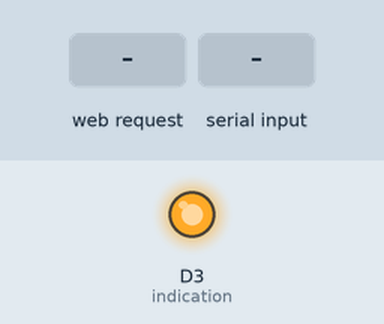
Simulated run of this sketch. Board: ESP8266 (NodeMCU). Shown: output pins drawn as LEDs (lit = HIGH). The inputs (shaded band) are chosen by the test bench. WiFi joins after 1.5 s; servers stay silent unless stated; no radio packets arrive unless stated; what the sketch prints to the serial monitor is not drawn.

Above: at 1.6 s.
At 3.9 s:
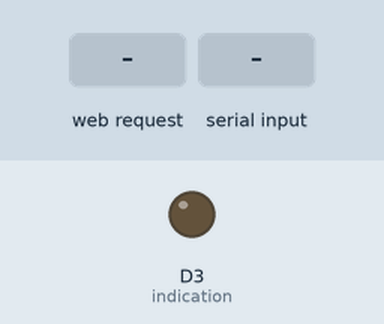
4.0 s: HTTP request GET /EMERGENCY received
5.5 s: "/EMERGENCY\n" received over the second serial link
Timing chart, 0 to 8.5 s (numbered marks = the images above; inputs shaded):
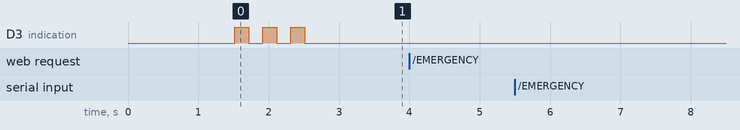

The sketch:

RFID_Part.ino
```cpp
#include <ESP8266WiFi.h>
#include<SPI.h>
#include<nRF24L01.h>
#include<RF24.h>
#include<SoftwareSerial.h>
#include<String.h>
const char* ssid = "*******";
const char* password = "********";
WiFiServer server(80);
int ambulance1 = 2;
int val = 0;
int i;
int ble;
int indication = D3;
RF24 radio(D4,D8);
String amb = {"***********"};
unsigned char ADDRESS0[5] = {0xb1, 0x43, 0x88, 0x99, 0x45};
SoftwareSerial ss(D1,D2);

void setup()
{

  ESP.wdtDisable();
  Serial.begin(115200);   //initialise Serial
  delay(10);
  ss.begin(9600);        //initialise UART
  pinMode(indication,OUTPUT);


  /*_________Wifi Network__________*/

  Serial.println();
  Serial.println();
  Serial.print("Connecting to : \t");
  Serial.println(ssid);
  WiFi.begin(ssid, password);
  while (WiFi.status() != WL_CONNECTED)
  {
   delay(500);
   Serial.print(".");
  }
  Serial.println("");
  Serial.println("WiFi connected");
  server.begin();
  Serial.println("Server started");
  Serial.print("Use this URL to connect: ");
  Serial.print("http://");
  Serial.print(WiFi.localIP());
  Serial.println("/");
  digitalWrite(indication,LOW);
  for(i=0;i<=2;i++)
  {
  digitalWrite(indication,HIGH);
  delay(200);
  digitalWrite(indication,LOW);
  delay(200);
  }
  /*______________________________________*/


/*__________NRF Interfacing______________*/

  radio.begin();
  radio.setRetries(15,15);
  radio.setDataRate(RF24_250KBPS);
  radio.setPALevel(RF24_PA_MAX);
  radio.openWritingPipe(ADDRESS0);
  radio.openReadingPipe(0,ADDRESS0);
  radio.stopListening();

/*_______________________________________*/


}

void loop()
{


          WiFiClient client = server.available();

          if (!client)
          {
            ESP.wdtFeed();
            return;
          }

          Serial.println("Waiting for new data");

          while(!client.available())
          {
            ESP.wdtFeed();
            delay(1);
          }
          String request = client.readStringUntil('\r');
          Serial.println(request);
          client.flush();
          int value = LOW;

          if(request.indexOf("/EMERGENCY")!= -1)
          {
            ble=7;

            value = HIGH;
           }

          if (request.indexOf("/NON_EMERGENCY") != -1)
          {
            value = LOW;
          }

/*_________________________WEBPAGE________________________*/

         client.println("HTTP/1.1 200 OK");
         client.println("Content-Type: text/html");
         client.println("");
         client.println("<!DOCTYPE HTML>");
         client.println("<html>");
         client.println("<head>");
         client.println("<script>");
         client.println("function startTime() ");
         client.println("{");
         client.println ("var today = new Date();");
         client.println("var h = today.getHours();");
         client.println("var m = today.getMinutes();");
         client.println("var s = today.getSeconds();");
         client.println("m = checkTime(m);");
         client.println("s = checkTime(s);");
         client.println("document.getElementById('txt').innerHTML = h + ':' + m + ':' + s;");
         client.println("var t = setTimeout(startTime, 500);");
         client.println("}");
         client.println("function checkTime(i)");
         client.println("{");
         client.println("if (i < 10) {i = '0' + i};");
         client.println("return i;");
         client.println("}");
         client.println("</script>");
         client.println("</head>");
         client.println("<body style='background-color:powderblue;' onload='startTime()'>");
         client.print("<h1 style=text-align:center;><font size = 12 color = black>AMBULANCE SYSTEM</style></font></h1>");
         client.println("<br><br>");
         client.println("<a href=\"/EMERGENCY\"\"><button style='float:left'><font size = 8 color = red>EMERGENCY</style></font></p></button></a>");
         client.println("<a href=\"/NON_EMERGENCY\"\"><button style='float:right'><font size = 9 color = green>NON_EMERGENCY</style></font></button></a>");
         client.println("<br><br><br><br><br><br><br><br><br><br><br><br><br><br><br>");
         client.println("<details>");
         client.println("<summary>Developed by :</summary>");
         client.println("<p> Sukant Dhamija</p>");
         client.println("<p> Sumit Negi</p>");
         client.println("<p> Sushant Singh</p>");
         client.println("</details>");
         client.println(" <p align = 'right'><font size = 4>Current time :<div align = 'right' id='txt'></div></font></p>");
         client.println("<p align = center><font size = 12 color =  #707b7c > DRIVE SAFE !!</font></p>");
         client.println("</html>");

/*__________________________OVER____________________________*/

  delay(1);
  Serial.println("Client disonnected");
  Serial.println("");
  if(ble==7)
  {
                Serial.println("Waiting for ambulance\n");
            while(!ambulance())
             {
                ESP.wdtFeed();
             };
            radio.write(&ambulance1,sizeof(ambulance1));
            Serial.println("Ambulance is coming\n");
            Serial.println("Sending data to traffic light system");
            Serial.println("------------------------------------");
           }
           else
           {}
}


 int ambulance()
  {
   String msg;
   char c;
   int val=0;
  if(ss.available()>0)
  {
    while(ss.available())
  {
    c=ss.read();
    msg=msg+c;
    delay(10);
  }
  msg=msg.substring(0,11);

  if(amb.indexOf(msg)<0)
  {
    Serial.print("Unauthorized ambulance");
    val=0;
  }
  else val=1;

  }
  return val;
  }
```

Measured:
- after the input at 4.0 s, every drawn part: stays the same
- after the input at 5.5 s, every drawn part: stays the same
